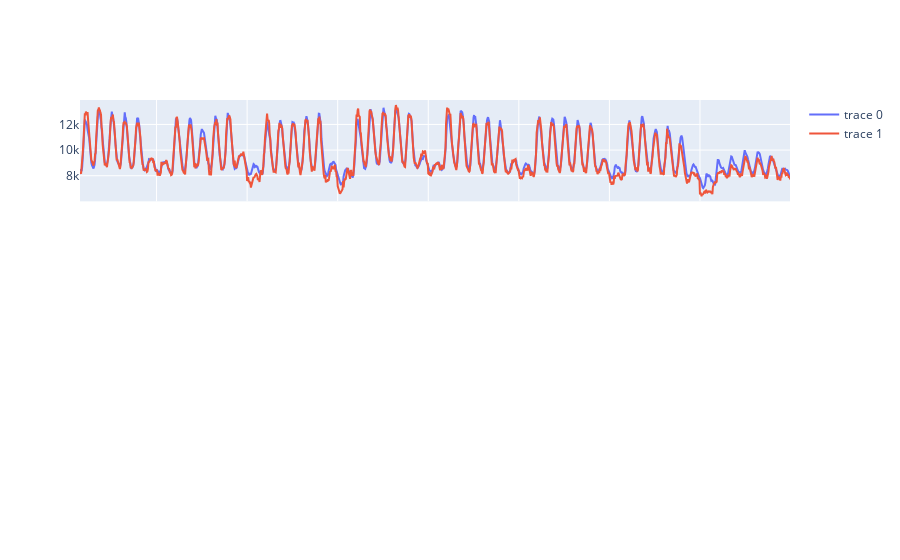

Notebook code cell kept with this figure:
### Code cell
fig.add_trace(go.Scatter(x=pred.time_index, y=pred.all_values().reshape(len(test_target))), row=1, col=1)
fig.add_trace(go.Scatter(x=test_target.time_index, y=test_target.all_values().reshape(len(test_target))), row=1, col=1)

### Figure 1 — Plotly figure (JSON) as saved in the notebook; plotly's stock layout.template omitted (floating-point values rounded to 4 significant figures; data arrays with more than 128 entries replaced by an {"elided": "..."} marker saying what was removed)
{"data": [{"type": "scatter", "x": {"elided": "1318 str values"}, "xaxis": "x", "y": {"elided": "1318 float values"}, "yaxis": "y"}, {"type": "scatter", "x": {"elided": "1318 str values"}, "xaxis": "x", "y": {"elided": "1318 float values"}, "yaxis": "y"}], "layout": {"xaxis": {"anchor": "y", "domain": [0.0, 1.0], "matches": "x3", "showticklabels": false}, "xaxis2": {"anchor": "y2", "domain": [0.0, 1.0], "matches": "x3", "showticklabels": false}, "xaxis3": {"anchor": "y3", "domain": [0.0, 1.0]}, "yaxis": {"anchor": "x", "domain": [0.7333, 1.0]}, "yaxis2": {"anchor": "x2", "domain": [0.3667, 0.6333]}, "yaxis3": {"anchor": "x3", "domain": [0.0, 0.2667]}}}
